Frame 1 (no input): blank canvas, image omitted
Frame 60 (the mouse pressed at the canvas centre just before this capture): blank canvas, image omitted
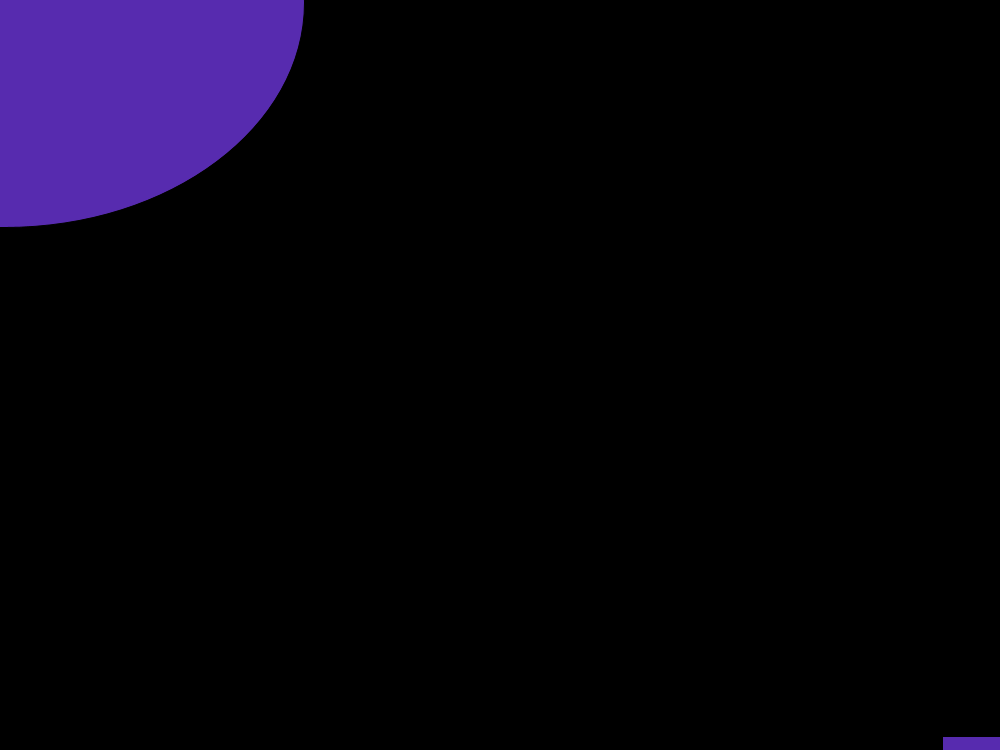
Frame 120 (the mouse held since frame 60 and released just before this capture)

The Processing sketch whose frames 1 and 60 were blank and that drew this single picture after the mouse press (run headless with seeded random() and noise(); from frame 60 on, the mouse is pressed at the canvas centre):

// Processing sketch: processing_156864
// ── processing_156864.pde

void setup(){
  size(1000,750);
  rectMode(CENTER);
}

void draw(){
  background(0, mouseX/4, mouseY/3);
  for (int i=0; i<500; i++){
    fill(mouseX/10 + mouseY/10, mouseX/20 + mouseY/20, mouseX/5 + mouseY/5);
    ellipse(width/(i+1)*2, height/(i+1)*2, width/10+(mouseX+1), height/10+(mouseY+1));
     if(mouseX >= width/2){
       fill (mouseX-width/2, mouseY-height/2, 0);
       rect(random(width), random(height), random(i), random(i));
     }
 }
}
